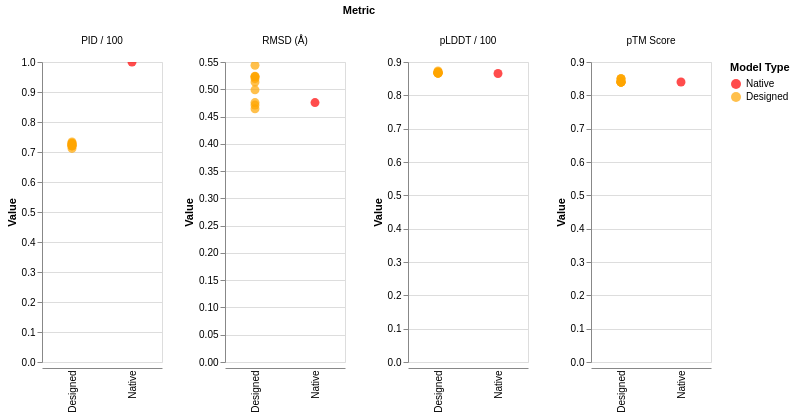

Write notebook code for a chart like this one.
### Code cell
#@title 3) Plot pLDDT, pTM, RMSD, and PID (Interactive, Wide)
#@markdown ---
#@markdown ### 1. File Locations
#@markdown ---
#@markdown Folder where your CSV file is located:
predictions_dir = "predictions" #@param {type:"string"}
#@markdown ---
#@markdown Name of the CSV file to read:
csv_output_file = "confidence_metrics.csv" #@param {type:"string"}
#@markdown ---
#@markdown **Name of your native/reference sequence:**
#@markdown (This must match the 'sequence_name' in the CSV exactly for red coloring)
native_sequence_name = "native" #@param {type:"string"}
#@markdown ---
#@markdown ### 2. Output
#@markdown ---
#@markdown Name of the interactive plot file to save (must be .json):
plot_output_file_json = "all_metrics_plot.json" #@param {type:"string"}
#@markdown ---

import os
import pandas as pd
import numpy as np
import altair as alt
import sys

# --- 1. Load Data ---
csv_path = os.path.join(predictions_dir, csv_output_file)
try:
    df = pd.read_csv(csv_path)
except FileNotFoundError:
    print(f"🔥 Error: CSV file not found at: {csv_path}")
    sys.exit(1)

# Check if required columns exist
required_cols = ['sequence_name', 'avg_plddt', 'ptm', 'rmsd_to_exp (Å)', 'full_seq_recovery (%)']
if not all(col in df.columns for col in required_cols):
    print(f"🔥 Error: The CSV file is missing one or more required columns.")
    print(f"   Required: {required_cols}")
    sys.exit(1)

# --- 2. Prepare Data for Plotting ---

# Transform pLDDT and PID to 0-1 scale
df['avg_plddt'] = df['avg_plddt'] / 100.0
df['full_seq_recovery (%)'] = df['full_seq_recovery (%)'] / 100.0

# Create the 'model_type' column for coloring
df['model_type'] = np.where(df['sequence_name'] == native_sequence_name, 'Native', 'Designed')

# "Melt" the DataFrame
df_melted = df.melt(
    id_vars=['sequence_name', 'model_type'],
    value_vars=['avg_plddt', 'ptm', 'rmsd_to_exp (Å)', 'full_seq_recovery (%)'],
    var_name='Metric',
    value_name='Value'
)

# Update metric names for the plot display
df_melted['Metric'] = df_melted['Metric'].replace({
    'avg_plddt': 'pLDDT / 100',
    'ptm': 'pTM Score',
    'rmsd_to_exp (Å)': 'RMSD (Å)',
    'full_seq_recovery (%)': 'PID / 100'
})

# --- 3. Create the Interactive Altair Plot ---
print(f"Generating interactive plot...")

color_scale = alt.Scale(domain=['Native', 'Designed'], range=['red', 'orange'])

base = alt.Chart(df_melted).mark_circle(size=80, opacity=0.7).encode(
    x=alt.X('model_type:N', title=None, axis=alt.Axis(labels=True, ticks=False)),
    y=alt.Y('Value:Q', title='Value'),
    color=alt.Color('model_type:N', scale=color_scale, legend=alt.Legend(title="Model Type")),
    tooltip=[
        alt.Tooltip('sequence_name:N', title='Model'),
        alt.Tooltip('Metric:N', title='Metric'),
        alt.Tooltip('Value:Q', title='Value', format='.2f')
    ]
).properties(width=120).interactive()

chart = base.facet(
    column=alt.Column('Metric:N', header=alt.Header(titleOrient="top", labelOrient="top"))
).resolve_scale(y='independent')

# --- 4. Save and Display the Plot ---
json_path = os.path.join(predictions_dir, plot_output_file_json)
chart.save(json_path)

print(f"✅ Successfully saved interactive plot to: {json_path}")
chart

### Figure 1 — Vega-Lite specification as saved in the notebook (floating-point values rounded to 4 significant figures)
{"config": {"view": {"continuousWidth": 300, "continuousHeight": 300}}, "data": {"name": "data-ce3a966301f2d1298e8daa9aa5416984"}, "facet": {"column": {"field": "Metric", "header": {"labelOrient": "top", "titleOrient": "top"}, "type": "nominal"}}, "spec": {"mark": {"type": "circle", "opacity": 0.7, "size": 80}, "encoding": {"color": {"field": "model_type", "legend": {"title": "Model Type"}, "scale": {"domain": ["Native", "Designed"], "range": ["red", "orange"]}, "type": "nominal"}, "tooltip": [{"field": "sequence_name", "title": "Model", "type": "nominal"}, {"field": "Metric", "title": "Metric", "type": "nominal"}, {"field": "Value", "format": ".2f", "title": "Value", "type": "quantitative"}], "x": {"axis": {"labels": true, "ticks": false}, "field": "model_type", "title": null, "type": "nominal"}, "y": {"field": "Value", "title": "Value", "type": "quantitative"}}, "name": "view_1", "width": 120}, "params": [{"name": "param_1", "select": {"type": "interval", "encodings": ["x", "y"]}, "bind": "scales", "views": ["view_1"]}], "resolve": {"scale": {"y": "independent"}}, "$schema": "https://vega.github.io/schema/vega-lite/v5.20.1.json", "datasets": {"data-ce3a966301f2d1298e8daa9aa5416984": [{"sequence_name": "sample4", "model_type": "Designed", "Metric": "pLDDT / 100", "Value": 0.8734}, {"sequence_name": "sample2", "model_type": "Designed", "Metric": "pLDDT / 100", "Value": 0.8672}, {"sequence_name": "sample6", "model_type": "Designed", "Metric": "pLDDT / 100", "Value": 0.8668}, {"sequence_name": "native", "model_type": "Native", "Metric": "pLDDT / 100", "Value": 0.8656}, {"sequence_name": "sample8", "model_type": "Designed", "Metric": "pLDDT / 100", "Value": 0.8684}, {"sequence_name": "sample3", "model_type": "Designed", "Metric": "pLDDT / 100", "Value": 0.8696}, {"sequence_name": "sample5", "model_type": "Designed", "Metric": "pLDDT / 100", "Value": 0.8676}, {"sequence_name": "sample7", "model_type": "Designed", "Metric": "pLDDT / 100", "Value": 0.8671}, {"sequence_name": "sample9", "model_type": "Designed", "Metric": "pLDDT / 100", "Value": 0.8658}, {"sequence_name": "sample10", "model_type": "Designed", "Metric": "pLDDT / 100", "Value": 0.8666}, {"sequence_name": "sample1", "model_type": "Designed", "Metric": "pLDDT / 100", "Value": 0.8702}, {"sequence_name": "sample4", "model_type": "Designed", "Metric": "pTM Score", "Value": 0.85}, {"sequence_name": "sample2", "model_type": "Designed", "Metric": "pTM Score", "Value": 0.84}, {"sequence_name": "sample6", "model_type": "Designed", "Metric": "pTM Score", "Value": 0.84}, {"sequence_name": "native", "model_type": "Native", "Metric": "pTM Score", "Value": 0.84}, {"sequence_name": "sample8", "model_type": "Designed", "Metric": "pTM Score", "Value": 0.85}, {"sequence_name": "sample3", "model_type": "Designed", "Metric": "pTM Score", "Value": 0.84}, {"sequence_name": "sample5", "model_type": "Designed", "Metric": "pTM Score", "Value": 0.84}, {"sequence_name": "sample7", "model_type": "Designed", "Metric": "pTM Score", "Value": 0.84}, {"sequence_name": "sample9", "model_type": "Designed", "Metric": "pTM Score", "Value": 0.84}, {"sequence_name": "sample10", "model_type": "Designed", "Metric": "pTM Score", "Value": 0.84}, {"sequence_name": "sample1", "model_type": "Designed", "Metric": "pTM Score", "Value": 0.85}, {"sequence_name": "sample4", "model_type": "Designed", "Metric": "RMSD (Å)", "Value": 0.4642}, {"sequence_name": "sample2", "model_type": "Designed", "Metric": "RMSD (Å)", "Value": 0.4711}, {"sequence_name": "sample6", "model_type": "Designed", "Metric": "RMSD (Å)", "Value": 0.4756}, {"sequence_name": "native", "model_type": "Native", "Metric": "RMSD (Å)", "Value": 0.4757}, {"sequence_name": "sample8", "model_type": "Designed", "Metric": "RMSD (Å)", "Value": 0.499}, {"sequence_name": "sample3", "model_type": "Designed", "Metric": "RMSD (Å)", "Value": 0.5132}, {"sequence_name": "sample5", "model_type": "Designed", "Metric": "RMSD (Å)", "Value": 0.5194}, {"sequence_name": "sample7", "model_type": "Designed", "Metric": "RMSD (Å)", "Value": 0.5227}, {"sequence_name": "sample9", "model_type": "Designed", "Metric": "RMSD (Å)", "Value": 0.5233}, {"sequence_name": "sample10", "model_type": "Designed", "Metric": "RMSD (Å)", "Value": 0.5239}, {"sequence_name": "sample1", "model_type": "Designed", "Metric": "RMSD (Å)", "Value": 0.5441}, {"sequence_name": "sample4", "model_type": "Designed", "Metric": "PID / 100", "Value": 0.7205}, {"sequence_name": "sample2", "model_type": "Designed", "Metric": "PID / 100", "Value": 0.7293}, {"sequence_name": "sample6", "model_type": "Designed", "Metric": "PID / 100", "Value": 0.7293}, {"sequence_name": "native", "model_type": "Native", "Metric": "PID / 100", "Value": 1.0}, {"sequence_name": "sample8", "model_type": "Designed", "Metric": "PID / 100", "Value": 0.7336}, {"sequence_name": "sample3", "model_type": "Designed", "Metric": "PID / 100", "Value": 0.7205}, {"sequence_name": "sample5", "model_type": "Designed", "Metric": "PID / 100", "Value": 0.7118}, {"sequence_name": "sample7", "model_type": "Designed", "Metric": "PID / 100", "Value": 0.7249}, {"sequence_name": "sample9", "model_type": "Designed", "Metric": "PID / 100", "Value": 0.7249}, {"sequence_name": "sample10", "model_type": "Designed", "Metric": "PID / 100", "Value": 0.7205}, {"sequence_name": "sample1", "model_type": "Designed", "Metric": "PID / 100", "Value": 0.7205}]}}
